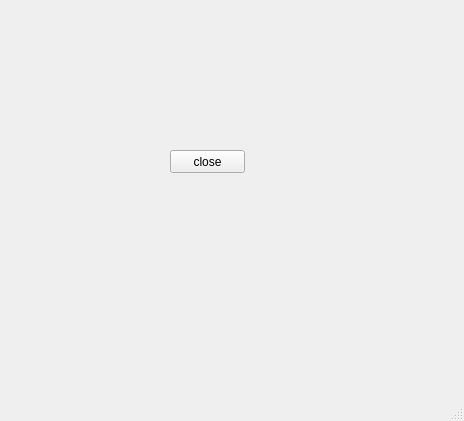
<?xml version="1.0" encoding="UTF-8"?>
<ui version="4.0">
 <class>MainWindow</class>
 <widget class="QMainWindow" name="MainWindow">
  <property name="geometry">
   <rect>
    <x>0</x>
    <y>0</y>
    <width>464</width>
    <height>421</height>
   </rect>
  </property>
  <property name="windowTitle">
   <string>MainWindow</string>
  </property>
  <widget class="QWidget" name="centralwidget">
   <widget class="QPushButton" name="pushButton">
    <property name="geometry">
     <rect>
      <x>170</x>
      <y>150</y>
      <width>75</width>
      <height>23</height>
     </rect>
    </property>
    <property name="text">
     <string>close</string>
    </property>
   </widget>
  </widget>
  <widget class="QStatusBar" name="statusbar"/>
  <action name="actionopen">
   <property name="text">
    <string>open</string>
   </property>
  </action>
  <action name="actionclose">
   <property name="text">
    <string>close</string>
   </property>
  </action>
  <action name="actionopen_2">
   <property name="checkable">
    <bool>false</bool>
   </property>
   <property name="text">
    <string>new</string>
   </property>
  </action>
  <action name="actionclose_2">
   <property name="text">
    <string>open</string>
   </property>
  </action>
  <action name="actionclose_3">
   <property name="text">
    <string>close</string>
   </property>
  </action>
 </widget>
 <resources/>
 <connections>
  <connection>
   <sender>pushButton</sender>
   <signal>clicked()</signal>
   <receiver>MainWindow</receiver>
   <slot>close()</slot>
   <hints>
    <hint type="sourcelabel">
     <x>201</x>
     <y>160</y>
    </hint>
    <hint type="destinationlabel">
     <x>226</x>
     <y>219</y>
    </hint>
   </hints>
  </connection>
 </connections>
</ui>
